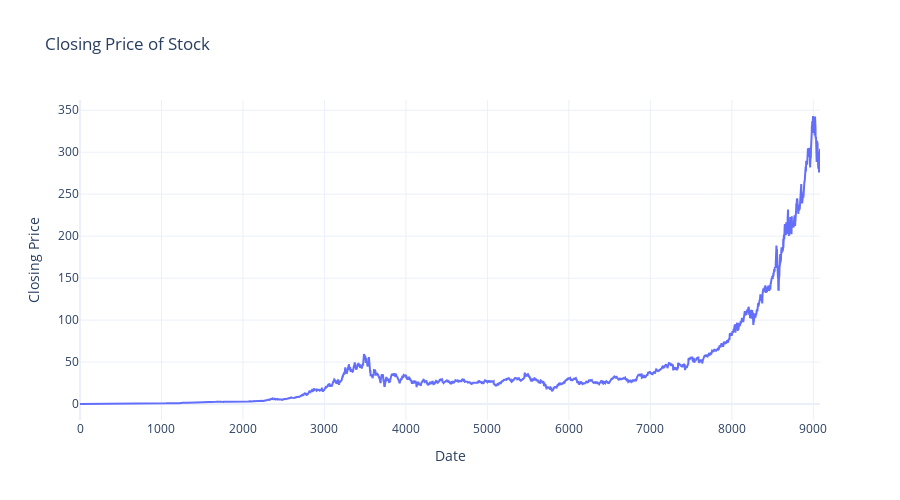

The code cell stored with this chart in its notebook:
### Code cell
import plotly.graph_objects as go
import pandas as pd

fig = go.Figure()

# Add trace for the closing prices
fig.add_trace(go.Scatter(x=df.index, y=df['Close'], mode='lines', name='Closing Price'))

# Customize the layout
fig.update_layout(
    title='Closing Price of Stock',
    xaxis_title='Date',
    yaxis_title='Closing Price',
    template='plotly_white',
    width=900,
    height=500
)

# Show the plot
fig.show()

### Figure 1 — Plotly figure (JSON) as saved in the notebook; plotly's stock layout.template omitted (floating-point values rounded to 4 significant figures; data arrays with more than 128 entries replaced by an {"elided": "..."} marker saying what was removed)
{"data": [{"mode": "lines", "name": "Closing Price", "type": "scatter", "x": {"elided": "9083 int values"}, "y": {"elided": "9083 float values"}}], "layout": {"height": 500, "title": {"text": "Closing Price of Stock"}, "width": 900, "xaxis": {"title": {"text": "Date"}}, "yaxis": {"title": {"text": "Closing Price"}}}}
